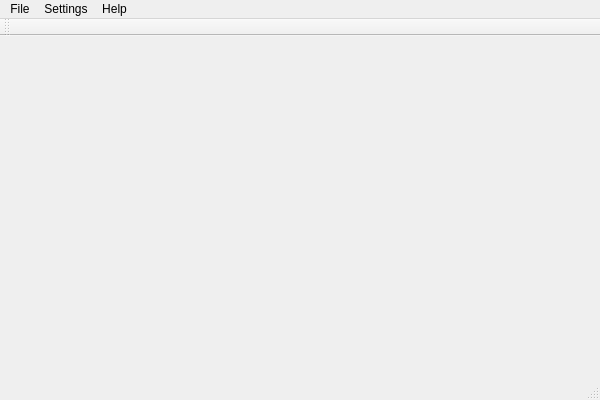
<?xml version="1.0" encoding="UTF-8"?>
<ui version="4.0">
 <class>VersionControlClass</class>
 <widget class="QMainWindow" name="VersionControlClass">
  <property name="geometry">
   <rect>
    <x>0</x>
    <y>0</y>
    <width>600</width>
    <height>400</height>
   </rect>
  </property>
  <property name="windowTitle">
   <string>VersionControl</string>
  </property>
  <widget class="QWidget" name="centralWidget"/>
  <widget class="QMenuBar" name="menuBar">
   <property name="geometry">
    <rect>
     <x>0</x>
     <y>0</y>
     <width>600</width>
     <height>21</height>
    </rect>
   </property>
   <widget class="QMenu" name="menuFile">
    <property name="title">
     <string>File</string>
    </property>
   </widget>
   <widget class="QMenu" name="menuSettings">
    <property name="title">
     <string>Settings</string>
    </property>
   </widget>
   <widget class="QMenu" name="menuHelp">
    <property name="title">
     <string>Help</string>
    </property>
   </widget>
   <addaction name="menuFile"/>
   <addaction name="menuSettings"/>
   <addaction name="menuHelp"/>
  </widget>
  <widget class="QToolBar" name="mainToolBar">
   <attribute name="toolBarArea">
    <enum>TopToolBarArea</enum>
   </attribute>
   <attribute name="toolBarBreak">
    <bool>false</bool>
   </attribute>
  </widget>
  <widget class="QStatusBar" name="statusBar"/>
 </widget>
 <layoutdefault spacing="6" margin="11"/>
 <resources>
  <include location="VersionControl.qrc"/>
 </resources>
 <connections/>
</ui>
